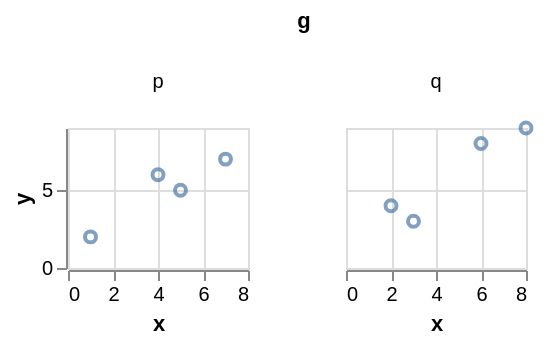

The Vega-Lite source for this figure:
### Vega-Lite specification from a JSON file in a GitHub repository (floating-point values rounded to 4 significant figures)
{"$schema": "https://vega.github.io/schema/vega-lite/v6.json", "padding": 5, "autosize": "pad", "data": {"name": "table", "values": [{"c": "A", "g": "p", "x": 1, "y": 2, "v": 5, "t": "2024-01-15", "o": {"v": 3}, "IMDB Rating": 6.1, "d": "x1"}, {"c": "B", "g": "q", "x": 2, "y": 4, "v": 9, "t": "2024-02-20", "o": {"v": 7}, "IMDB Rating": 7.4, "d": "x2"}, {"c": "A", "g": "q", "x": 3, "y": 3, "v": 2, "t": "2024-03-05", "o": {"v": 1}, "IMDB Rating": 5.2, "d": "x1"}, {"c": "C", "g": "p", "x": 4, "y": 6, "v": 7, "t": "2024-05-30", "o": {"v": 4}, "IMDB Rating": 8.8, "d": "x3"}, {"c": "B", "g": "p", "x": 5, "y": 5, "v": 4, "t": "2024-07-11", "o": {"v": 9}, "IMDB Rating": 6.9, "d": "x2"}, {"c": "C", "g": "q", "x": 6, "y": 8, "v": 6, "t": "2024-09-02", "o": {"v": 2}, "IMDB Rating": 7.7, "d": "x3"}, {"c": "A", "g": "p", "x": 7, "y": 7, "v": 8, "t": "2024-11-25", "o": {"v": 5}, "IMDB Rating": 4.4, "d": "x1"}, {"c": "B", "g": "q", "x": 8, "y": 9, "v": 3, "t": "2024-12-31", "o": {"v": 8}, "IMDB Rating": 9.1, "d": "x2"}]}, "facet": {"column": {"field": "g", "type": "nominal"}}, "spacing": 40, "spec": {"mark": "point", "encoding": {"x": {"field": "x", "type": "quantitative"}, "y": {"field": "y", "type": "quantitative"}}, "width": 90, "height": 70}}
